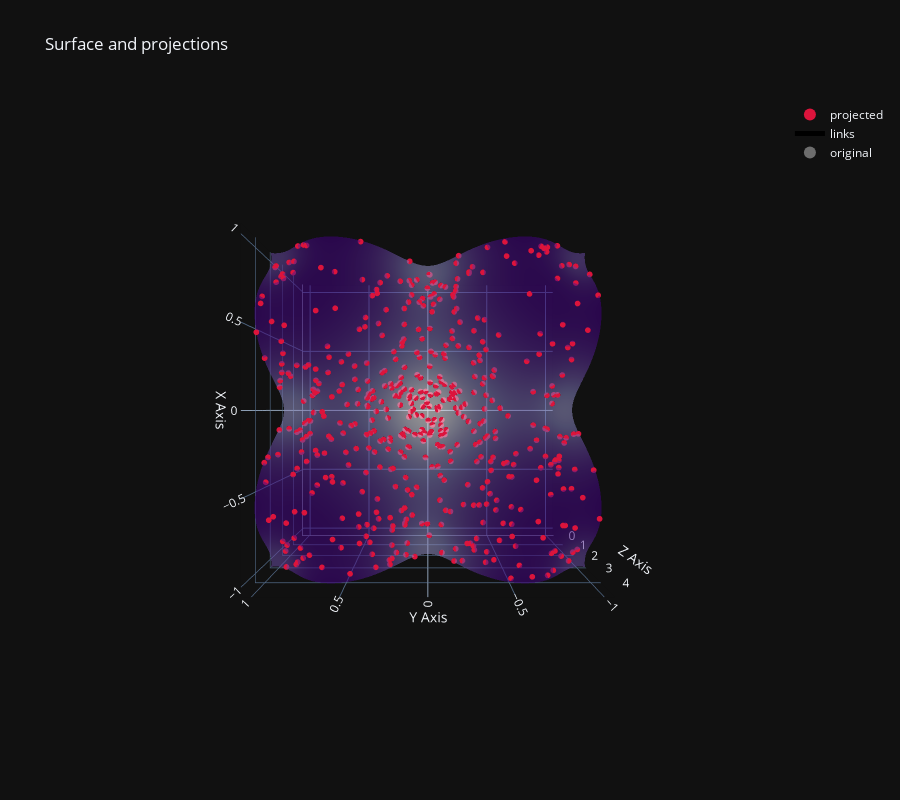

The code cell stored with this chart in its notebook:
### Markdown cell above
# Samplers
The samplers module provides various sampling algorithms to generate samples from a given probability distribution. These algorithms can be used to sample a explicit (graph) or implicit ($f(z)=0$) distribution. The samplers can be used for various tasks such as:
* build a dataset or mesh for a manifold
* visualize a distribution
* build a dataset of geodesics using one of the methods in `geodesics.generate`

## Sample from an explicit manifold
The following code samples from an explicit manifold defined by a potential function $\phi(x):\mathbb{R}^i\rightarrow \mathbb{R}^m$, where $i$ is the number of (independent) inputs and $m$ the number of constraints. The dimensionality of ambient space is $n = i+m$.
* Using `randinput_expl` we can obtain a random sample of the manifold by sampling uniformly via latin-hypercube in the input space and projecting the samples onto the manifold using $\phi$. This method can be used to obtain a **uniform sample of the input space**, but it does not guarantee a uniform sample of the manifold itself, but it's fast.
* Using `volume_expl` we can obtain a non-repeated **uniform sample of the manifold**. The function perform an over-sampling of $phi$, which gets then re-sampled $w_i \sim \sqrt{\text{det} [G(x_i)]}$ where $G = J^T J$ is the metric tensor induced by $\phi$.

### Code cell
import os
os.environ['JAX_PLATFORMS'] = "cpu"  # use "cuda" if you have a GPU
os.environ['JAX_ENABLE_X64'] = "1"

from jnlr.utils.samplers import volume_expl, randinput_expl
from jnlr.utils.manifolds import f_ackley as phi
from jnlr.utils.plot_utils import plot_3d_projection


Y_vol = volume_expl(phi, n_samples=500, oversample=5, roi_R=5)
fig = plot_3d_projection(Y_vol, phi)

# set view from the top
fig.update_layout(scene_camera=dict(eye=dict(x=0., y=0., z=2.5)))

### Figure 1 — Plotly figure (JSON) as saved in the notebook; plotly's stock layout.template omitted (floating-point values rounded to 4 significant figures; data arrays with more than 128 entries replaced by an {"elided": "..."} marker saying what was removed)
{"data": [{"colorscale": [[0.0, "rgb(252,251,253)"], [0.125, "rgb(239,237,245)"], [0.25, "rgb(218,218,235)"], [0.375, "rgb(188,189,220)"], [0.5, "rgb(158,154,200)"], [0.625, "rgb(128,125,186)"], [0.75, "rgb(106,81,163)"], [0.875, "rgb(84,39,143)"], [1.0, "rgb(63,0,125)"]], "lighting": {"ambient": 1, "diffuse": 0, "fresnel": 0, "roughness": 1, "specular": 0}, "name": "surface", "opacity": 0.55, "showscale": false, "x": {"elided": "80x80 float values"}, "y": {"elided": "80x80 float values"}, "z": {"elided": "80x80 float values"}, "type": "surface"}, {"marker": {"color": "crimson", "size": 2}, "mode": "markers", "name": "projected", "x": {"elided": "500 float values"}, "y": {"elided": "500 float values"}, "z": {"elided": "500 float values"}, "type": "scatter3d"}, {"line": {"color": "rgba(0,0,0,1.0)", "width": 1}, "mode": "lines", "name": "links", "x": {"elided": "1500 float values"}, "y": {"elided": "1500 float values"}, "z": {"elided": "1500 float values"}, "type": "scatter3d"}, {"marker": {"color": "rgba(120,120,120,0.9)", "size": 2}, "mode": "markers", "name": "original", "x": {"elided": "500 float values"}, "y": {"elided": "500 float values"}, "z": {"elided": "500 float values"}, "type": "scatter3d"}], "layout": {"scene": {"xaxis": {"title": {"text": "X Axis"}}, "yaxis": {"title": {"text": "Y Axis"}}, "zaxis": {"title": {"text": "Z Axis"}}, "aspectmode": "cube", "camera": {"eye": {"x": 0.0, "y": 0.0, "z": 2.5}}}, "legend": {"itemsizing": "constant"}, "title": {"text": "Surface and projections"}, "height": 800}}
